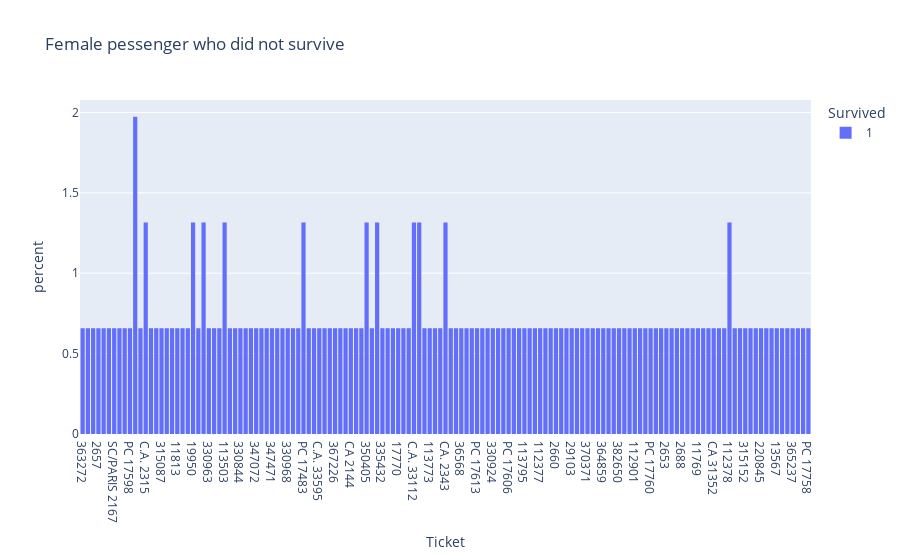

The cell this chart's notebook holds for it:
### Code cell
# how many female pessenger who did not survive using plot
fig = px.histogram(df.loc[(df['Sex']=='female') & (df['Survived']==1)], x="Ticket", color="Survived", histnorm='percent', title="Female pessenger who did not survive")
fig.show()

### Figure 1 — Plotly figure (JSON) as saved in the notebook; plotly's stock layout.template omitted (floating-point values rounded to 4 significant figures; data arrays with more than 128 entries replaced by an {"elided": "..."} marker saying what was removed)
{"data": [{"alignmentgroup": "True", "bingroup": "x", "histnorm": "percent", "hovertemplate": "Survived=1<br>Ticket=%{x}<br>percent=%{y}<extra></extra>", "legendgroup": "1", "marker": {"color": "#636efa", "pattern": {"shape": ""}}, "name": "1", "offsetgroup": "1", "orientation": "v", "showlegend": true, "type": "histogram", "x": {"elided": "152 str values"}, "xaxis": "x", "yaxis": "y"}], "layout": {"barmode": "relative", "legend": {"title": {"text": "Survived"}, "tracegroupgap": 0}, "title": {"text": "Female pessenger who did not survive"}, "xaxis": {"anchor": "y", "domain": [0, 1], "title": {"text": "Ticket"}}, "yaxis": {"anchor": "x", "domain": [0, 1], "title": {"text": "percent"}}}}
